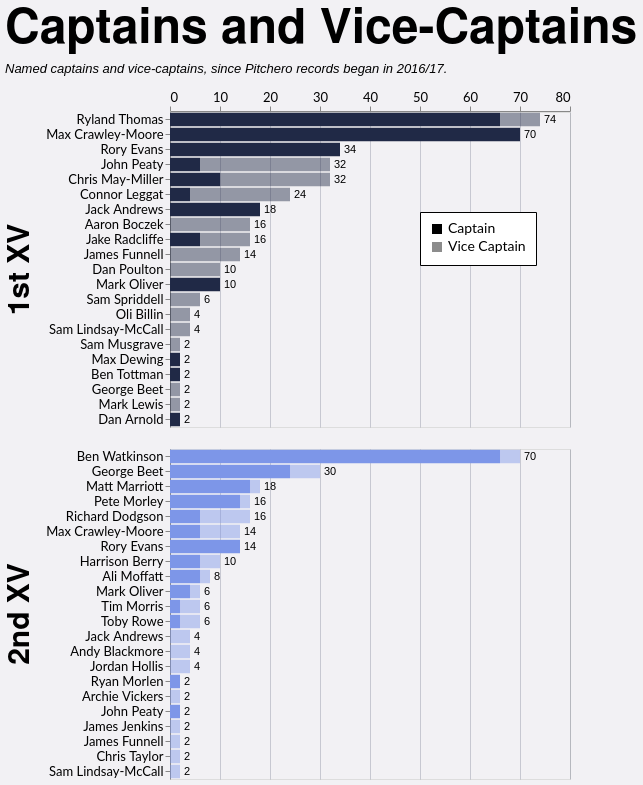

Source (Vega-Lite JSON):
### Vega-Lite specification from a JSON file in a GitHub repository (floating-point values rounded to 4 significant figures; data arrays with more than 128 entries replaced by an {"elided": "..."} marker saying what was removed)
{"config": {"axis": {"labelFont": "Lato, sans-serif", "titleFont": "PT Sans Narrow, Helvetica Neue, Helvetica, Arial, sans-serif", "labelFontSize": 13, "titleFontSize": 24, "gridColor": "#202947", "gridOpacity": 0.2}, "header": {"labelFont": "PT Sans Narrow, Helvetica Neue, Helvetica, Arial, sans-serif", "titleFont": "PT Sans Narrow, Helvetica Neue, Helvetica, Arial, sans-serif", "labelFontSize": 24, "titleFontSize": 28, "labelFontWeight": "bold", "orient": "left"}, "legend": {"labelFont": "Lato, sans-serif", "titleFont": "PT Sans Narrow, Helvetica Neue, Helvetica, Arial, sans-serif", "labelFontSize": 14, "titleFontSize": 16, "titlePadding": 5, "fillColor": "white", "strokeColor": "black", "padding": 10, "titleFontWeight": "lighter", "titleFontStyle": "italic", "titleColor": "gray", "offset": 10}, "title": {"font": "PT Sans Narrow, Helvetica Neue, Helvetica, Arial, sans-serif", "fontSize": 48, "fontWeight": "bold", "anchor": "start", "align": "center", "titlePadding": 20, "subtitlePadding": 10, "subtitleFontSize": 13, "subtitleColor": "", "subtitleFontStyle": "italic", "offset": 15, "color": "black"}, "axisX": {"labelAngle": 0}, "facet": {"title": null, "header": null, "align": {"row": "each", "column": "each"}}, "resolve": {"scale": {"y": "independent", "facet": "independent"}}, "background": "#f2f1f4"}, "data": {"name": "data-a0a2f14451d94abfc3ca68fd1d42ded9"}, "facet": {"row": {"field": "squad", "header": {"labelExpr": "datum.value + ' XV'", "labelFontSize": 30, "title": null}, "sort": ["1st", "2nd"], "title": null, "type": "nominal"}}, "spec": {"layer": [{"mark": {"type": "bar"}, "encoding": {"color": {"field": "squad", "legend": null, "scale": {"domain": ["1st", "2nd"], "range": ["#202946", "#7d96e8"]}, "sort": ["1st", "2nd"], "type": "nominal"}, "opacity": {"field": "role", "legend": {"legendX": 250, "legendY": 100, "orient": "none", "title": null}, "scale": {"domain": ["Captain", "Vice Captain"], "range": [1.0, 0.45]}, "sort": ["Captain", "Vice Captain"], "type": "nominal"}, "order": {"field": "stack_order", "sort": "ascending", "type": "quantitative"}, "tooltip": [{"field": "player", "title": "Player", "type": "nominal"}, {"field": "squad", "title": "Squad", "type": "nominal"}, {"field": "role", "title": "Role", "type": "nominal"}, {"field": "games_agg", "title": "Games", "type": "quantitative"}], "x": {"axis": {"orient": "top", "title": null}, "field": "x0", "type": "quantitative"}, "x2": {"field": "x2"}, "y": {"field": "player", "sort": {"field": "sort_total", "order": "descending"}, "title": null, "type": "nominal"}}, "transform": [{"aggregate": [{"op": "sum", "field": "games", "as": "games_agg"}, {"op": "max", "field": "sort_total", "as": "sort_total"}], "groupby": ["player", "squad", "role", "stack_order"]}, {"window": [{"op": "sum", "field": "games_agg", "as": "x2"}], "frame": [null, 0], "groupby": ["player", "squad"], "sort": [{"field": "stack_order", "order": "ascending"}]}, {"calculate": "datum.x2 - datum.games_agg", "as": "x0"}]}, {"mark": {"type": "text", "align": "left", "baseline": "middle", "color": "black", "dx": 4, "fontSize": 11}, "encoding": {"text": {"field": "total_games", "format": ".0f", "type": "quantitative"}, "x": {"axis": {"orient": "top", "title": null}, "field": "total_games", "type": "quantitative"}, "y": {"field": "player", "sort": {"field": "sort_total", "order": "descending"}, "title": null, "type": "nominal"}}, "transform": [{"aggregate": [{"op": "sum", "field": "games", "as": "total_games"}, {"op": "max", "field": "sort_total", "as": "sort_total"}], "groupby": ["player", "squad"]}]}], "height": {"step": 15}, "width": 400}, "resolve": {"scale": {"y": "independent"}}, "title": {"text": "Captains and Vice-Captains", "subtitle": "Named captains and vice-captains, since Pitchero records began in 2016/17."}, "$schema": "https://vega.github.io/schema/vega-lite/v5.20.1.json", "datasets": {"data-a0a2f14451d94abfc3ca68fd1d42ded9": {"elided": "199 records"}}}
